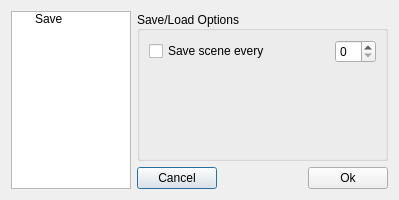
<?xml version="1.0" encoding="UTF-8"?>
<ui version="4.0">
 <class>optionDialog</class>
 <widget class="QDialog" name="optionDialog">
  <property name="geometry">
   <rect>
    <x>0</x>
    <y>0</y>
    <width>399</width>
    <height>200</height>
   </rect>
  </property>
  <property name="windowTitle">
   <string>Option</string>
  </property>
  <layout class="QGridLayout" name="gridLayout_2">
   <item row="0" column="0" rowspan="2">
    <widget class="QTreeWidget" name="treeWidget">
     <property name="maximumSize">
      <size>
       <width>120</width>
       <height>16777215</height>
      </size>
     </property>
     <attribute name="headerVisible">
      <bool>false</bool>
     </attribute>
     <attribute name="headerVisible">
      <bool>false</bool>
     </attribute>
     <column>
      <property name="text">
       <string>Options</string>
      </property>
     </column>
     <item>
      <property name="text">
       <string>Save</string>
      </property>
      <property name="icon">
       <iconset resource="resource_graphic.qrc">
        <normaloff>:/new/prefix1/1294937325_Gnome-Document-Save-64.png</normaloff>:/new/prefix1/1294937325_Gnome-Document-Save-64.png</iconset>
      </property>
     </item>
    </widget>
   </item>
   <item row="0" column="1">
    <widget class="QGroupBox" name="groupBox">
     <property name="title">
      <string>Save/Load Options</string>
     </property>
     <property name="alignment">
      <set>Qt::AlignLeading|Qt::AlignLeft|Qt::AlignVCenter</set>
     </property>
     <property name="flat">
      <bool>false</bool>
     </property>
     <property name="checkable">
      <bool>false</bool>
     </property>
     <layout class="QGridLayout" name="gridLayout">
      <item row="0" column="0">
       <layout class="QVBoxLayout" name="verticalLayout_2">
        <item>
         <layout class="QVBoxLayout" name="verticalLayout">
          <item>
           <layout class="QHBoxLayout" name="horizontalLayout">
            <item>
             <widget class="QCheckBox" name="savecheckBox">
              <property name="text">
               <string>Save scene every</string>
              </property>
             </widget>
            </item>
            <item>
             <spacer name="horizontalSpacer_2">
              <property name="orientation">
               <enum>Qt::Horizontal</enum>
              </property>
              <property name="sizeHint" stdset="0">
               <size>
                <width>40</width>
                <height>20</height>
               </size>
              </property>
             </spacer>
            </item>
            <item>
             <widget class="QSpinBox" name="savespinBox"/>
            </item>
           </layout>
          </item>
          <item>
           <spacer name="horizontalSpacer">
            <property name="orientation">
             <enum>Qt::Horizontal</enum>
            </property>
            <property name="sizeHint" stdset="0">
             <size>
              <width>40</width>
              <height>20</height>
             </size>
            </property>
           </spacer>
          </item>
         </layout>
        </item>
        <item>
         <spacer name="verticalSpacer">
          <property name="orientation">
           <enum>Qt::Vertical</enum>
          </property>
          <property name="sizeHint" stdset="0">
           <size>
            <width>20</width>
            <height>40</height>
           </size>
          </property>
         </spacer>
        </item>
       </layout>
      </item>
     </layout>
    </widget>
   </item>
   <item row="1" column="1">
    <layout class="QHBoxLayout" name="horizontalLayout_2">
     <item>
      <widget class="QPushButton" name="cancelpushButton">
       <property name="text">
        <string>Cancel</string>
       </property>
      </widget>
     </item>
     <item>
      <spacer name="horizontalSpacer_3">
       <property name="orientation">
        <enum>Qt::Horizontal</enum>
       </property>
       <property name="sizeHint" stdset="0">
        <size>
         <width>40</width>
         <height>20</height>
        </size>
       </property>
      </spacer>
     </item>
     <item>
      <widget class="QPushButton" name="okpushButton">
       <property name="text">
        <string>Ok</string>
       </property>
      </widget>
     </item>
    </layout>
   </item>
  </layout>
 </widget>
 <resources>
  <include location="resource_graphic.qrc"/>
 </resources>
 <connections/>
</ui>
